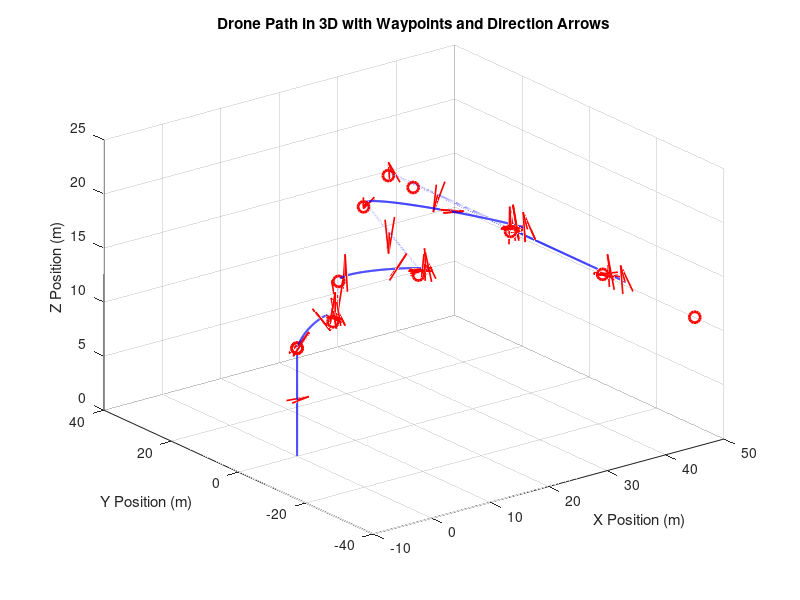
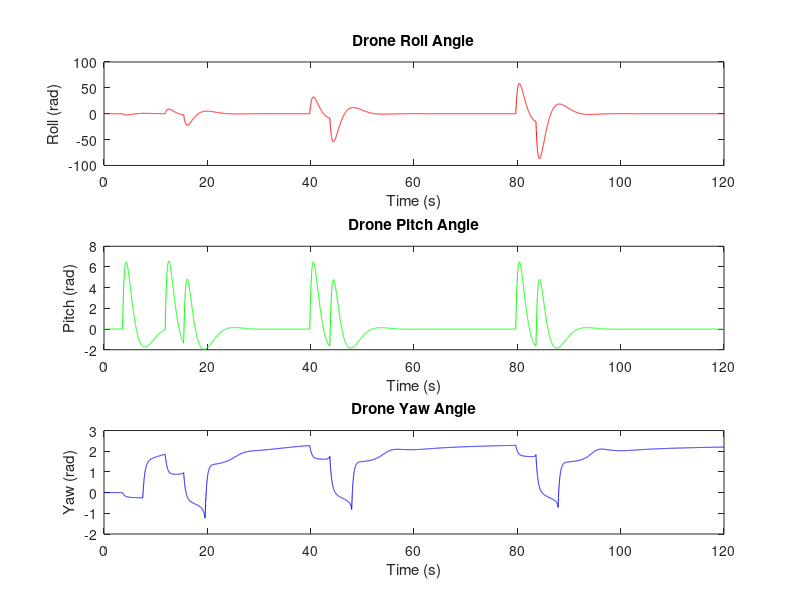

These charts were generated, in order, by the following MATLAB code:
clc;
close all;
clear;

% Parameters
m = 5.0;    % mass of the drone (kg)
g = 9.81;   % gravitational acceleration (m/s^2)
Ix = 0.01;  % Moment of inertia around x-axis (kg*m^2)
Iy = 0.01;  % Moment of inertia around y-axis (kg*m^2)
Iz = 0.02;  % Moment of inertia around z-axis (kg*m^2)

% Updated PID controller gains
Kp_pos = 2.5;  % Proportional gain for position
Ki_pos = 0.05; % Integral gain for position
Kd_pos = 4.5;  % Derivative gain for position

% Updated PID gains for yaw, roll, and pitch
Kp_yaw = 1.5;  % Proportional gain for yaw
Ki_yaw = 0.2;  % Integral gain for yaw
Kd_yaw = 1.2;  % Derivative gain for yaw

Kp_pitch = 2.0;  % Proportional gain for pitch
Ki_pitch = 0.4;  % Integral gain for pitch
Kd_pitch = 2.2;  % Derivative gain for pitch

Kp_roll = 2.0;  % Proportional gain for roll
Ki_roll = 0.4;  % Integral gain for roll
Kd_roll = 2.2;  % Derivative gain for roll



% Time interval for plotting arrows (in seconds)
arrow_plot_interval = 2.0;  % Plot arrows every 1 second

% State-space matrices
A = [0, 0, 0, 1, 0, 0;   % x_dot = u
     0, 0, 0, 0, 1, 0;   % y_dot = v
     0, 0, 0, 0, 0, 1;   % z_dot = w
     0, 0, 0, 0, 0, 0;   % u_dot = controlled by input
     0, 0, 0, 0, 0, 0;   % v_dot = controlled by input
     0, 0, 0, 0, 0, 0];  % w_dot = controlled by input

B = [0, 0, 0; 
     0, 0, 0; 
     0, 0, 0; 
     1/m, 0, 0; 
     0, 1/m, 0; 
     0, 0, 1/m];

C = eye(6);
D = zeros(6, 3);

% Initial conditions
x0 = [0; 0; 0; 0; 0; 0];  % [x; y; z; u; v; w]
yaw0 = 0;
pitch0 = 0;
roll0 = 0;

% Updated waypoints for a zig-zag pattern
waypoints = [0, 0, 10; 
             5, -2, 12; 
             10, 5, 14; 
             15, -10, 16; 
             20, 15, 18; 
             25, -20, 20; 
             30, 25, 18; 
             35, -30, 16; 
             40, 35, 14; 
             45, -40, 12;
             0, 0, 10];  % Final waypoint returns to origin


current_waypoint = 1;
tolerance = 0.5; % Distance tolerance to consider waypoint reached

% Time step
dt = 0.01;
time = 0:dt:120;  % Extended time to accommodate return to origin

% Initialize state
x = x0;
yaw = yaw0;
pitch = pitch0;
roll = roll0;

% Initialize arrays for storing results
x_array = zeros(6, length(time));
yaw_array = zeros(1, length(time));
pitch_array = zeros(1, length(time));
roll_array = zeros(1, length(time));

% PID integrals
integral_error_pos = [0; 0; 0];
integral_error_yaw = 0;
integral_error_pitch = 0;
integral_error_roll = 0;

% Initialize figure for plotting
figure;
hold on;
plot3(waypoints(:,1), waypoints(:,2), waypoints(:,3), 'ro', 'MarkerSize', 8, 'LineWidth', 2);

% Simulation loop
for t = 1:length(time)
    % Check if the current waypoint is reached
    if norm([x(1) - waypoints(current_waypoint, 1), x(2) - waypoints(current_waypoint, 2), x(3) - waypoints(current_waypoint, 3)]) < tolerance
        % Move to the next waypoint if available
        if current_waypoint < size(waypoints, 1)
            current_waypoint = current_waypoint + 1;
        end
    end
    
    % Desired position and orientation
    x_des = waypoints(current_waypoint, 1);
    y_des = waypoints(current_waypoint, 2);
    z_des = waypoints(current_waypoint, 3);
    
    % Position errors
    error_pos = [x_des - x(1); y_des - x(2); z_des - x(3)];

    % Update integral errors for position
    integral_error_pos = integral_error_pos + error_pos * dt;
    
    % Desired velocities (PID control)
    u_des = Kp_pos * error_pos(1) + Ki_pos * integral_error_pos(1) - Kd_pos * x(4);
    v_des = Kp_pos * error_pos(2) + Ki_pos * integral_error_pos(2) - Kd_pos * x(5);
    w_des = Kp_pos * error_pos(3) + Ki_pos * integral_error_pos(3) - Kd_pos * x(6);
    
    % Yaw control
    yaw_error = atan2(y_des - x(2), x_des - x(1)) - yaw;
    integral_error_yaw = integral_error_yaw + yaw_error * dt;
    yaw_dot = Kp_yaw * yaw_error + Ki_yaw * integral_error_yaw - Kd_yaw * yaw;

    % Pitch control: make pitch respond to forward/backward movement
    pitch_error = u_des;  % Pitch to control forward velocity
    integral_error_pitch = integral_error_pitch + pitch_error * dt;
    pitch_dot = Kp_pitch * pitch_error + Ki_pitch * integral_error_pitch - Kd_pitch * pitch;

    % Roll control: make roll respond to lateral movement
    roll_error = v_des;  % Roll to control lateral velocity
    integral_error_roll = integral_error_roll + roll_error * dt;
    roll_dot = Kp_roll * roll_error + Ki_roll * integral_error_roll - Kd_roll * roll;

    % Update roll, pitch, and yaw
    roll = roll + roll_dot * dt;
    pitch = pitch + pitch_dot * dt;
    yaw = yaw + yaw_dot * dt;

    % Store orientation for later analysis
    roll_array(t) = roll;
    pitch_array(t) = pitch;
    yaw_array(t) = yaw;
    
    % Input vector u(t) [u_des; v_des; w_des]
    u = [u_des; v_des; w_des];
    
    % State-space equation
    x_dot = A * x + B * u;
    
    % Update state variables
    x = x + x_dot * dt;
    
    % Store results
    x_array(:, t) = x;

    % Plot direction arrows at intervals based on the specified time interval
    if mod(t*dt, arrow_plot_interval) < dt && current_waypoint < size(waypoints, 1)
        % Calculate rotation matrix from Euler angles (roll, pitch, yaw)
        R_yaw = [cos(yaw), -sin(yaw), 0;
                 sin(yaw),  cos(yaw), 0;
                 0,         0,        1];
             
        R_pitch = [cos(pitch), 0, sin(pitch);
                   0,          1, 0;
                  -sin(pitch), 0, cos(pitch)];
              
        R_roll = [1, 0,          0;
                  0, cos(roll), -sin(roll);
                  0, sin(roll),  cos(roll)];
              
        % Overall rotation matrix
        R = R_yaw * R_pitch * R_roll;
        
        % Direction vector (pointing forward along the x-axis in body frame)
        direction = R * [1; 0; 0];
        
        % Plot the arrow
        quiver3(x_array(1,t), x_array(2,t), x_array(3,t), direction(1), direction(2), direction(3), 2, 'r', 'LineWidth', 1.2, 'MaxHeadSize', 1);
    end
end

% Final plot adjustments
plot3(x_array(1,:), x_array(2,:), x_array(3,:), 'b', 'LineWidth', 1.5);
xlabel('X Position (m)');
ylabel('Y Position (m)');
zlabel('Z Position (m)');
title('Drone Path in 3D with Waypoints and Direction Arrows');
grid on;
view(3);  % Ensure the plot is in 3D view
hold off;

% Plot roll, pitch, yaw variations
figure;
subplot(3,1,1);
plot(time, roll_array, 'r');
xlabel('Time (s)');
ylabel('Roll (rad)');
title('Drone Roll Angle');

subplot(3,1,2);
plot(time, pitch_array, 'g');
xlabel('Time (s)');
ylabel('Pitch (rad)');
title('Drone Pitch Angle');

subplot(3,1,3);
plot(time, yaw_array, 'b');
xlabel('Time (s)');
ylabel('Yaw (rad)');
title('Drone Yaw Angle');
